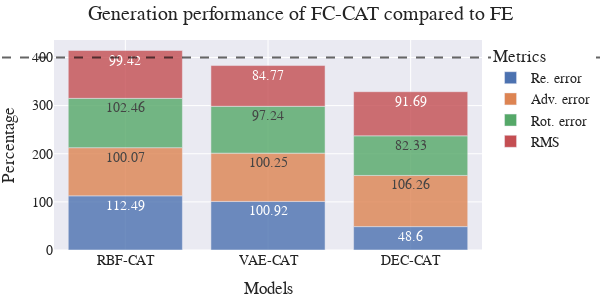

The code cell stored with this chart in its notebook:
### Code cell
file_name = "FE_vs_FC-CAT"
keys = list(comp_df.keys())
x = [k for k in keys for i in range(4)]
y = []
for k in keys:
    y += [comp_df[k][metric][0][0] for metric in METRICS]
df_formatted = dict(Models=x, Percentage=y, Metrics=METRICS_RENAME*len(keys))
fig = plot_bar(results=df_formatted, title="Generation performance of FC-CAT compared to FE", 
        width=600, add_hline=True, annotation_text="")
save_plot(fig, "img/ref/"+file_name+".svg")
fig.show()

### Figure 1 — Plotly figure (JSON) as saved in the notebook; plotly's stock layout.template omitted (floating-point values rounded to 4 significant figures)
{"data": [{"alignmentgroup": "True", "hovertemplate": "Metrics=Re. error<br>Models=%{x}<br>Percentage=%{text}<extra></extra>", "legendgroup": "Re. error", "marker": {"color": "rgb(76,114,176)", "opacity": 0.8, "pattern": {"shape": ""}}, "name": "Re. error", "offsetgroup": "Re. error", "orientation": "v", "showlegend": true, "text": [112.5, 100.9, 48.6], "textposition": "auto", "type": "bar", "x": ["RBF-CAT", "VAE-CAT", "DEC-CAT"], "xaxis": "x", "y": [112.5, 100.9, 48.6], "yaxis": "y"}, {"alignmentgroup": "True", "hovertemplate": "Metrics=Adv. error<br>Models=%{x}<br>Percentage=%{text}<extra></extra>", "legendgroup": "Adv. error", "marker": {"color": "rgb(221,132,82)", "opacity": 0.8, "pattern": {"shape": ""}}, "name": "Adv. error", "offsetgroup": "Adv. error", "orientation": "v", "showlegend": true, "text": [100.1, 100.2, 106.3], "textposition": "auto", "type": "bar", "x": ["RBF-CAT", "VAE-CAT", "DEC-CAT"], "xaxis": "x", "y": [100.1, 100.2, 106.3], "yaxis": "y"}, {"alignmentgroup": "True", "hovertemplate": "Metrics=Rot. error<br>Models=%{x}<br>Percentage=%{text}<extra></extra>", "legendgroup": "Rot. error", "marker": {"color": "rgb(85,168,104)", "opacity": 0.8, "pattern": {"shape": ""}}, "name": "Rot. error", "offsetgroup": "Rot. error", "orientation": "v", "showlegend": true, "text": [102.5, 97.24, 82.33], "textposition": "auto", "type": "bar", "x": ["RBF-CAT", "VAE-CAT", "DEC-CAT"], "xaxis": "x", "y": [102.5, 97.24, 82.33], "yaxis": "y"}, {"alignmentgroup": "True", "hovertemplate": "Metrics=RMS<br>Models=%{x}<br>Percentage=%{text}<extra></extra>", "legendgroup": "RMS", "marker": {"color": "rgb(196,78,82)", "opacity": 0.8, "pattern": {"shape": ""}}, "name": "RMS", "offsetgroup": "RMS", "orientation": "v", "showlegend": true, "text": [99.42, 84.77, 91.69], "textposition": "auto", "type": "bar", "x": ["RBF-CAT", "VAE-CAT", "DEC-CAT"], "xaxis": "x", "y": [99.42, 84.77, 91.69], "yaxis": "y"}], "layout": {"annotations": [{"showarrow": false, "text": "", "x": 0.5, "xanchor": "center", "xref": "x domain", "y": 400, "yanchor": "bottom", "yref": "y"}], "barmode": "relative", "font": {"family": "Serif", "size": 14}, "height": 300, "legend": {"title": {"text": "Metrics"}, "tracegroupgap": 0}, "margin": {"b": 5, "l": 5, "r": 5, "t": 40}, "shapes": [{"line": {"color": "black", "dash": "dash", "width": 2}, "opacity": 0.6, "type": "line", "x0": -0.5, "x1": 2.5, "xref": "x domain", "y0": 400, "y1": 400, "yref": "y"}], "title": {"text": "Generation performance of FC-CAT compared to FE"}, "width": 600, "xaxis": {"anchor": "y", "domain": [0, 1], "title": {"text": "Models"}}, "yaxis": {"anchor": "x", "domain": [0, 1], "title": {"text": "Percentage"}}}}
